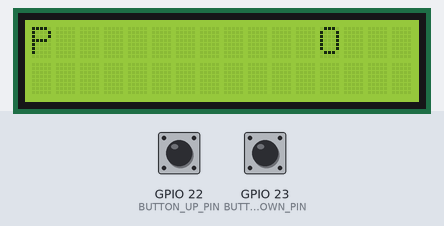
Bench run of a program on a simulated Raspberry Pi (BCM pin numbers). On the bench: 16×2 character LCD. Inputs (shaded band) come from the test bench; at power-on: GPIO 23 (BUTTON_DOWN_PIN) HIGH, GPIO 22 (BUTTON_UP_PIN) HIGH. Random numbers come from a fixed seed. At 6.4 s the program stops and its outputs stay as they are.

Above: at 1.2 s.
1.3 s: GPIO 23 (BUTTON_DOWN_PIN) pulled LOW for 0.15 s
At 1.64 s:
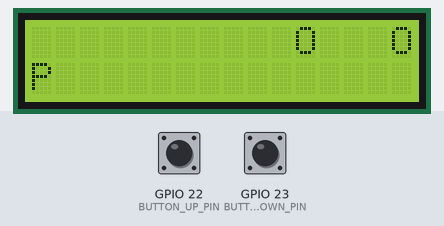
2.0 s: GPIO 22 (BUTTON_UP_PIN) pulled LOW for 0.15 s
At 2.95 s:
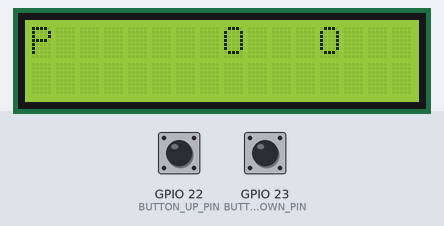
At 6.8 s:
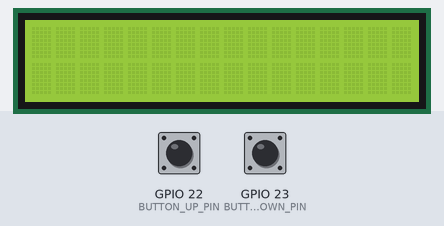
Timing chart, 0 to 7.9 s (numbered marks = the images above; inputs shaded):
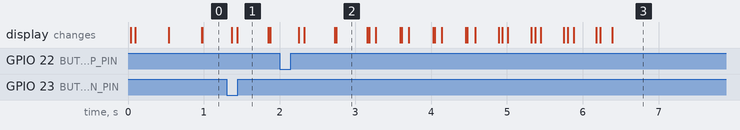

The program:

demo2.py
```python
import smbus2
import time
import RPi.GPIO as GPIO
import random

# Địa chỉ I2C của LCD
I2C_ADDR = 0x27
LCD_WIDTH = 16  # Kích thước màn hình LCD 16x2

# Một số hằng số điều khiển LCD
LCD_CHR = 1  # Chế độ ký tự
LCD_CMD = 0  # Chế độ lệnh

LCD_LINE_1 = 0x80  # Địa chỉ của dòng 1 trên LCD
LCD_LINE_2 = 0xC0  # Địa chỉ của dòng 2 trên LCD

# Định nghĩa các chân nút bấm
BUTTON_UP_PIN = 22  # Chân GPIO nút lên
BUTTON_DOWN_PIN = 23  # Chân GPIO nút xuống

# Khởi tạo giao tiếp I2C
bus = smbus2.SMBus(1)

# Thiết lập GPIO cho các nút bấm
GPIO.setmode(GPIO.BCM)
GPIO.setup(BUTTON_UP_PIN, GPIO.IN, pull_up_down=GPIO.PUD_UP)
GPIO.setup(BUTTON_DOWN_PIN, GPIO.IN, pull_up_down=GPIO.PUD_UP)

# Khởi tạo trạng thái của người chơi
player_position = 1  # Người chơi bắt đầu ở dòng 1

# Hàm gửi dữ liệu đến LCD
def lcd_byte(bits, mode):
    bits_high = mode | (bits & 0xF0) | 0x08
    bits_low = mode | ((bits << 4) & 0xF0) | 0x08

    bus.write_byte(I2C_ADDR, bits_high)
    lcd_toggle_enable(bits_high)

    bus.write_byte(I2C_ADDR, bits_low)
    lcd_toggle_enable(bits_low)

# Bật tín hiệu cho LCD
def lcd_toggle_enable(bits):
    time.sleep(0.0005)
    bus.write_byte(I2C_ADDR, (bits | 0x04))
    time.sleep(0.0005)
    bus.write_byte(I2C_ADDR, (bits & ~0x04))
    time.sleep(0.0005)

# Khởi tạo LCD
def lcd_init():
    lcd_byte(0x33, LCD_CMD)
    lcd_byte(0x32, LCD_CMD)
    lcd_byte(0x06, LCD_CMD)
    lcd_byte(0x0C, LCD_CMD)
    lcd_byte(0x28, LCD_CMD)
    lcd_byte(0x01, LCD_CMD)
    time.sleep(0.0005)

# Viết chuỗi lên màn hình LCD
def lcd_string(message, line):
    message = message.ljust(LCD_WIDTH, " ")
    lcd_byte(line, LCD_CMD)
    for i in range(LCD_WIDTH):
        lcd_byte(ord(message[i]), LCD_CHR)

# Hiển thị vật thể và chướng ngại vật trên màn hình LCD
def display_objects(player_pos, obstacles):
    line1 = [' '] * LCD_WIDTH
    line2 = [' '] * LCD_WIDTH

    # Cập nhật vị trí vật cản
    for pos, line in obstacles:
        if line == 1:
            line1[pos] = 'O'
        elif line == 2:
            line2[pos] = 'O'

    # Cập nhật vị trí người chơi
    if player_pos == 1:
        line1[0] = 'P'
    else:
        line2[0] = 'P'

    # Hiển thị lên màn hình
    lcd_string("".join(line1), LCD_LINE_1)
    lcd_string("".join(line2), LCD_LINE_2)

# Tạo vật cản với khoảng cách cách nhau ít nhất 3 ô
def generate_obstacles(obstacles):
    new_obstacles = []
    for pos, line in obstacles:
        if pos > 0:
            new_obstacles.append((pos - 1, line))

    # Kiểm tra xem có thể tạo thêm vật cản mới không
    if len(new_obstacles) == 0 or new_obstacles[-1][0] < (LCD_WIDTH - 4):
        # Tạo ngẫu nhiên chướng ngại vật, dòng 1 hoặc dòng 2
        line = random.choice([1, 2])
        new_obstacles.append((LCD_WIDTH - 1, line))

    return new_obstacles

# Ngắt khi nhấn nút lên
def button_up_callback(channel):
    global player_position
    if player_position == 2:
        player_position = 1  # Di chuyển lên dòng 1

# Ngắt khi nhấn nút xuống
def button_down_callback(channel):
    global player_position
    if player_position == 1:
        player_position = 2  # Di chuyển xuống dòng 2

# Hàm chính điều khiển trò chơi
def main():
    lcd_init()

    global player_position
    obstacles = [(LCD_WIDTH - 1, random.choice([1, 2]))]  # Tạo chướng ngại vật ban đầu
    speed = 0.3  # Tốc độ di chuyển chướng ngại vật ban đầu

    GPIO.add_event_detect(BUTTON_UP_PIN, GPIO.FALLING, callback=button_up_callback, bouncetime=10)
    GPIO.add_event_detect(BUTTON_DOWN_PIN, GPIO.FALLING, callback=button_down_callback, bouncetime=10)

    while True:
        # Di chuyển chướng ngại vật
        obstacles = generate_obstacles(obstacles)

        # Hiển thị trạng thái mới
        display_objects(player_position, obstacles)

        # Kiểm tra va chạm
        if any(pos == 0 and line == player_position for pos, line in obstacles):
            lcd_string("GAME OVER", LCD_LINE_1)
            break

        # Tăng dần tốc độ trò chơi
        speed = max(0.05, speed - 0.001)

        time.sleep(speed)  # Tốc độ di chuyển của chướng ngại vật

if __name__ == '__main__':
    try:
        main()
    except KeyboardInterrupt:
        pass
    finally:
        lcd_byte(0x01, LCD_CMD)  # Xóa màn hình LCD
        GPIO.cleanup()  # Dọn dẹp GPIO
```

Measured:
- what the display in image 2 shows lasts 0.5 s, from 2.7 s to 3.2 s
